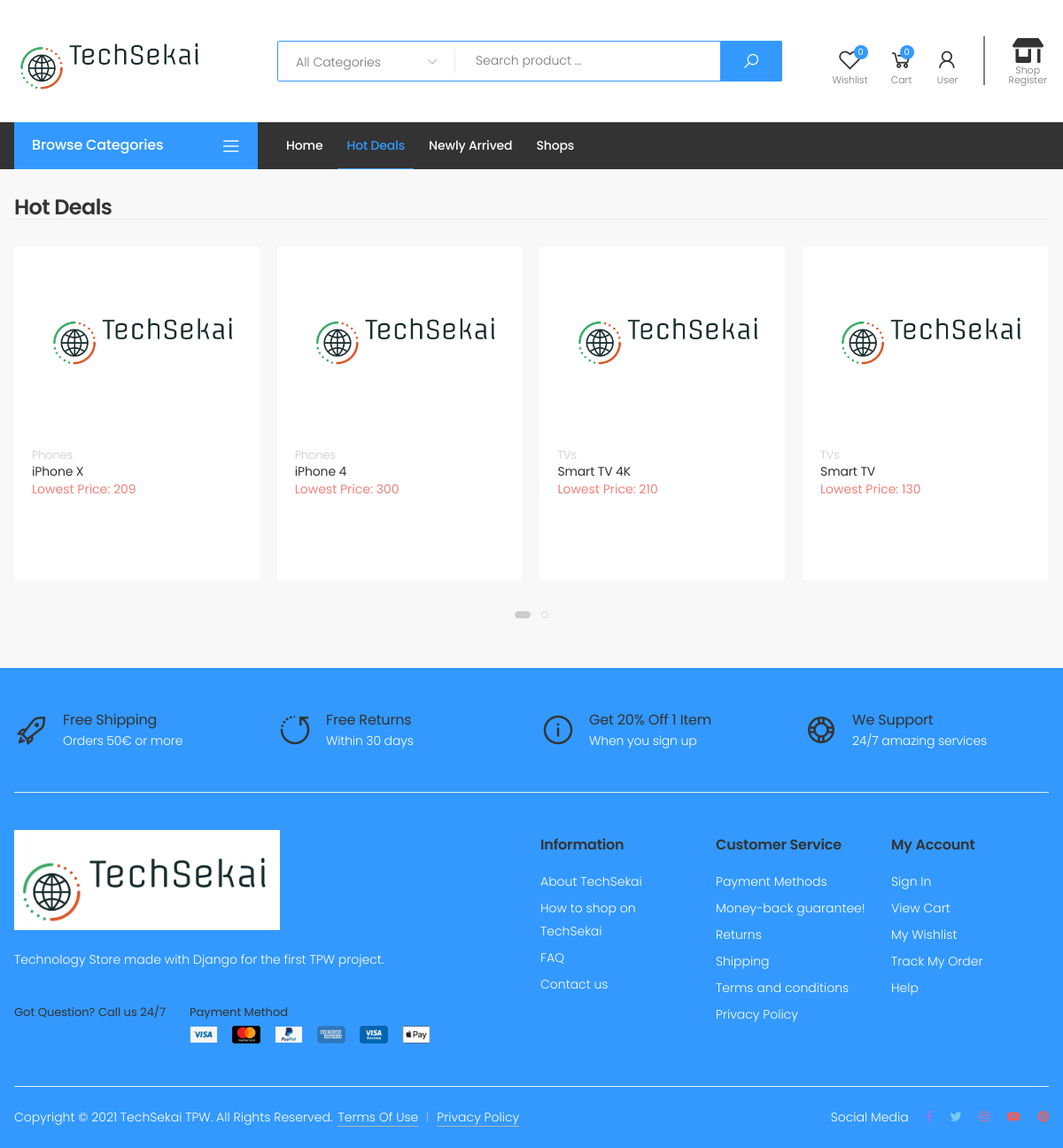
/hot_deals/, run on the app's committed database.
### TechSekai/models.py (models this page shows, shortened)
class Product(models.Model):
    reference_number = models.PositiveBigIntegerField(null=False)
    name = models.CharField(max_length=50, null=False)
    details = models.TextField(max_length=300)
    warehouse = models.CharField(max_length=50, null=False)
    qty_sold = models.IntegerField()
    image = models.ImageField(null=True, default='logo.png', upload_to='images/', blank=True)
    category = models.ForeignKey(Category, on_delete=models.CASCADE)
    brand = models.ForeignKey(Brand, on_delete=models.CASCADE)
    lowest_price = models.IntegerField(null=False, default=100)
    creator = models.ForeignKey(Shop, on_delete=models.DO_NOTHING)

class Category(models.Model):
    name = models.CharField(max_length=50, null=False, primary_key=True)
    totDevices = models.IntegerField()
    image = models.ImageField(null=True, default='images/logo.png', upload_to='images/')

### TechSekai/views.py (the view)
# urls.py: path('hot_deals/', views.hot_deals, name='hot_deals'),
def hot_deals(request):
    products = Product.objects.all().order_by("-qty_sold")[0:20]  # Apenas os {20} Produtos + vendidos
    content = {
        'products': products,
        'page': 'Hot Deals'
    }
    return render(request, 'new_hot_items.html', content)

### TechSekai/context_processors.py (called while the page is built, shortened)
def category_context_processor(request):
    categories = cache.get('categories')
    if not categories:
        categories = Category.objects.all()
        cache.set('categories', categories)
    content = {'all_categories': categories.exclude(name='Other')}
    return content

### TechSekai/templatetags/auth_extras.py (called while the page is built)
@register.filter(name='has_group')
def has_group(user, group_name):
    group = Group.objects.get(name=group_name)
    return True if group in user.groups.all() else False

### TechSekai/templates/new_hot_items.html
{% extends "mainLayout.html" %}
{% load static %}
{% block main %}
    {% if products %}
<div class="bg-light pt-3 pb-5">
    <div class="container">
        <div class="heading heading-flex heading-border mb-3">
            <div class="heading-left">
                <h2 class="title">{{ page }}</h2>
            </div>
        </div>
        <div class="tab-content tab-content-carousel">
            <div class="tab-pane p-0 fade show active" id="hot-all-tab" role="tabpanel"
                 aria-labelledby="hot-all-link">
                <div class="owl-carousel owl-simple carousel-equal-height carousel-with-shadow"
                     data-toggle="owl"
                     data-owl-options='{
                            "nav": false,
                            "dots": true,
                            "margin": 20,
                            "loop": false,
                            "responsive": {
                                "0": {
                                    "items":2
                                },
                                "480": {
                                    "items":2
                                },
                                "768": {
                                    "items":3
                                },
                                "992": {
                                    "items":4
                                },
                                "1280": {
                                    "items":5,
                                    "nav": true
                                }
                            }
                        }'>
                     {% for p in products %}
                        <div class="product">
                        <figure class="product-media">
                            <a href="/product/{{ p.id }}/">
                                <img src="/media/{{ p.image }}" alt="Product image" class="product-image">
                            </a>
                        </figure>
                        <div class="product-body">
                            <div class="product-cat">
                                <a href="#">{{ p.category.name }}</a>
                            </div>
                            <h3 class="product-title"><a href="/product/{{ p.id }}/">{{ p.name }}</a></h3>
                            <div class="product-price">
                                <span class="new-price">Lowest Price: {{ p.lowest_price }}</span>
                            </div>
                        </div>
                    </div>
                    {% endfor %}
                </div>
            </div>
        </div>
    </div>
</div>
    {% endif %}
{% endblock %}

### static/css/skins/skin-demo-13.css (style rules this page uses)
a { color:#39f }
.product-price { color:#39f }

### static/css/demos/demo-13.css (style rules this page uses)
.title { font-weight:600;letter-spacing:-.025em }
.heading-border { border-bottom:.1rem solid #ebebeb }
.product { border-radius:.2rem }
.product-body { padding-bottom:1.8rem;overflow:hidden }
.product-cat { color:#ccc }
.product-price { font-size:1.4rem;margin-bottom:1.1rem }
.product-title { font-size:1.4rem }

### data on the page
Product: image (picture), category.name "Phones", name "iPhone X", lowest_price "209"
Product: image (picture), category.name "Phones", name "iPhone 4", lowest_price "300"
Product: image (picture), category.name "TVs", name "Smart TV 4K", lowest_price "210"
Product: image (picture), category.name "TVs", name "Smart TV", lowest_price "130"

### other printed values
{{ page }} "Hot Deals"
